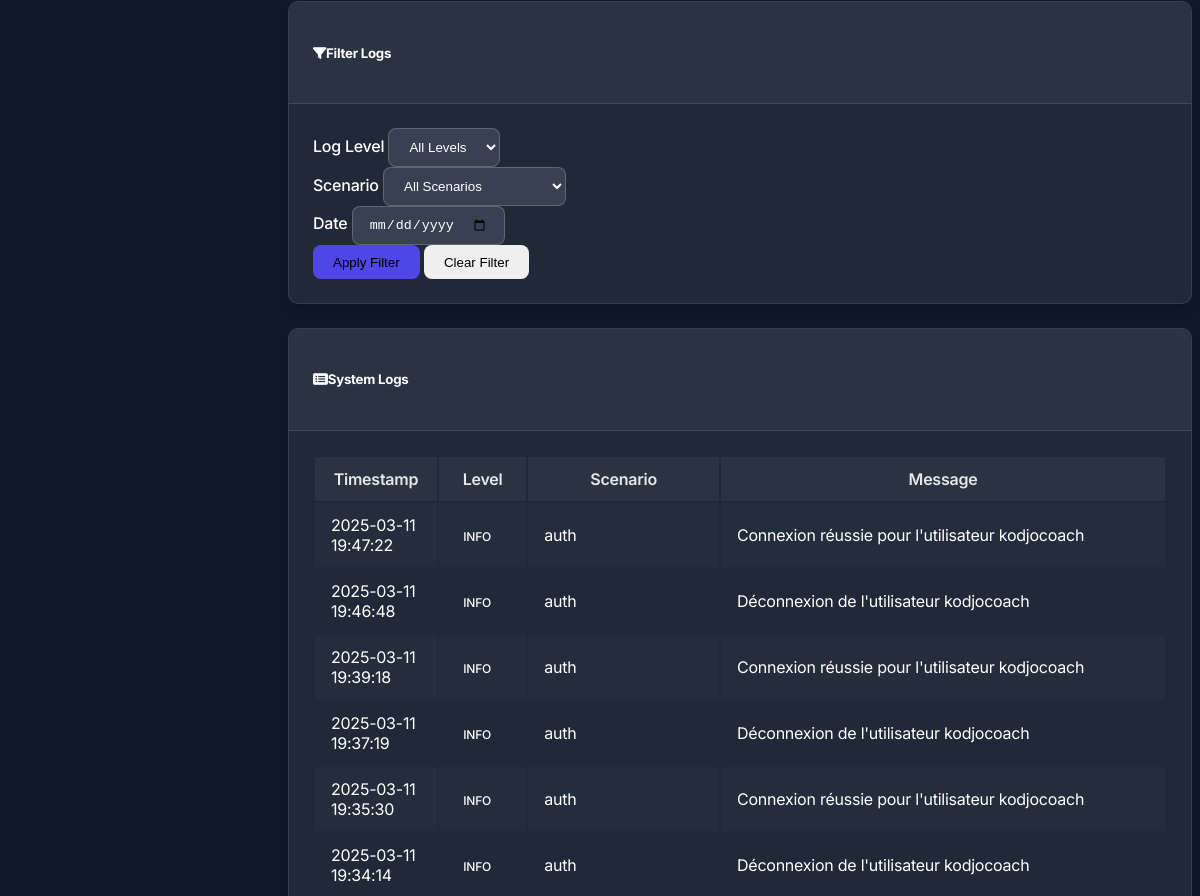
The page /logs (signed in, middle part) on the database as committed earlier.
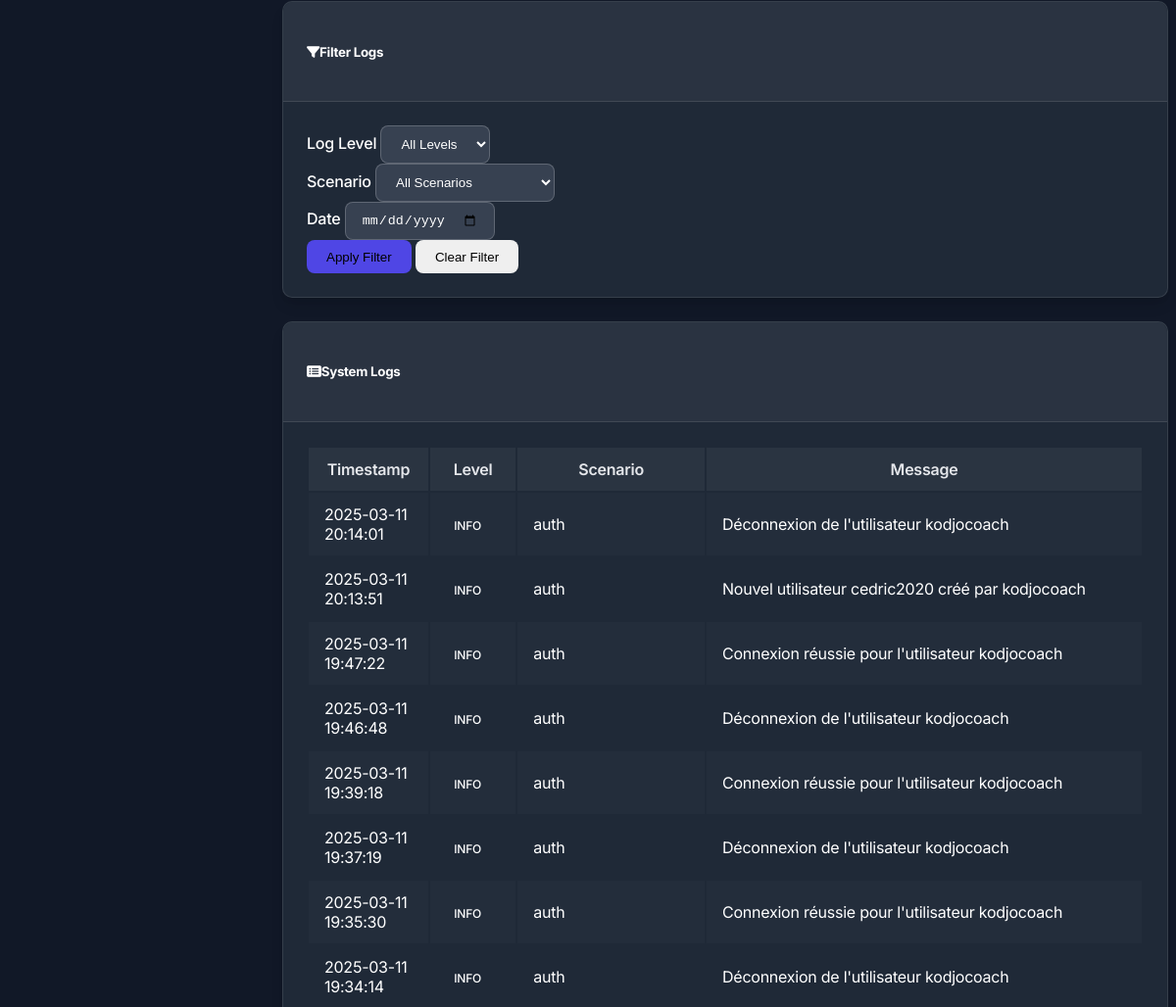
The same page on the database as committed later.
### models.py (models this page shows, shortened)
class Log(db.Model):
    id = db.Column(db.Integer, primary_key=True)
    level = db.Column(db.String(20), nullable=False)  # INFO, WARNING, ERROR
    scenario = db.Column(db.String(100), nullable=True)  # Which scenario the log is related to
    message = db.Column(db.Text, nullable=False)
    timestamp = db.Column(db.DateTime, default=datetime.utcnow)

### routes.py (the view)
    @app.route('/logs')
    @login_required
    def logs():
        all_logs = Log.query.order_by(Log.timestamp.desc()).all()
        return render_template('logs.html', logs=all_logs)

### app.py (called while the page is built)
@login_manager.user_loader
def load_user(user_id):
    from models import User
    return User.query.get(int(user_id))

### templates/logs.html (shortened to what this page needs)
{% extends 'layout.html' %}
{% block content %}
<div class="card mb-4">
    <div class="card-header bg-secondary text-white">
        <h5 class="mb-0"><i class="fas fa-filter me-2"></i>Filter Logs</h5>
    </div>
    <div class="card-body">
        <form id="filterForm" class="row g-3">
            <div class="col-md-4">
                <label for="level-filter" class="form-label">Log Level</label>
                <select id="level-filter" class="form-select">
                    <option value="all">All Levels</option>
                </select>
            </div>
            <div class="col-md-4">
                <label for="scenario-filter" class="form-label">Scenario</label>
                <select id="scenario-filter" class="form-select">
                    <option value="all">All Scenarios</option>
                </select>
            </div>
            <div class="col-md-4">
                <label for="date-filter" class="form-label">Date</label>
                <input type="date" id="date-filter" class="form-control">
            </div>
            <div class="col-12 text-end">
                <button type="button" id="apply-filter" class="btn btn-primary">Apply Filter</button>
                <button type="button" id="clear-filter" class="btn btn-secondary">Clear Filter</button>
            </div>
        </form>
    </div>
</div>
<div class="card">
    <div class="card-header bg-info text-white">
        <h5 class="mb-0"><i class="fas fa-list-alt me-2"></i>System Logs</h5>
    </div>
    <div class="card-body">
        {% if logs %}
        <div class="table-responsive">
            <table class="table table-striped table-hover" id="logs-table">
                <thead>
                    <tr>
                        <th>Timestamp</th>
                        <th>Level</th>
                        <th>Scenario</th>
                        <th>Message</th>
                    </tr>
                </thead>
                <tbody>
                    {% for log in logs %}
                    <tr class="log-row"
                        data-level="{{ log.level }}"
                        data-scenario="{{ log.scenario }}"
                        data-date="{{ log.timestamp.strftime('%Y-%m-%d') }}">
                        <td>{{ log.timestamp.strftime('%Y-%m-%d %H:%M:%S') }}</td>
                        <td>
                            {% if log.level == 'INFO' %}
                                <span class="badge bg-info text-dark">INFO</span>
                            {% elif log.level == 'WARNING' %}
                                <span class="badge bg-warning text-dark">WARNING</span>
                            {% elif log.level == 'ERROR' %}
                                <span class="badge bg-danger">ERROR</span>
                            {% endif %}
                        </td>
                        <td>{{ log.scenario or 'System' }}</td>
                        <td>{{ log.message }}</td>
                    </tr>
                    {% endfor %}
                </tbody>
            </table>
        </div>
        {% else %}
        <div class="alert alert-info">No logs available.</div>
        {% endif %}
    </div>
</div>
{% endblock %}

### templates/layout.html (shortened to what this page needs)
<!DOCTYPE html>
<html lang="en" data-bs-theme="dark">
<head>
    <link href="https://cdn.replit.com/agent/bootstrap-agent-dark-theme.min.css" rel="stylesheet">
    <link rel="stylesheet" href="https://cdnjs.cloudflare.com/ajax/libs/font-awesome/6.4.0/css/all.min.css">
    <link rel="stylesheet" href="{{ url_for('static', filename='css/custom.css') }}">
</head>
<body>
    <div class="d-flex flex-column min-vh-100">
        <div class="d-flex flex-grow-1">
            <main class="flex-grow-1 pt-4 pb-5 {% if current_user.is_authenticated %}content-with-sidebar{% endif %}">
                <div class="container-fluid px-4 pb-5">
                    {% block content %}{% endblock %}
                </div>
            </main>
        </div>
    </div>
</body>
</html>

### static/css/custom.css (style rules this page uses)
:root { --sidebar-width: 280px; --navbar-height: 60px; --card-border-radius: 10px; --btn-border-radius: 8px; --animation-duration: 0.2s; --body-bg: #111827; --body-color: #f3f4f6; --card-bg: #1f2937; --sidebar-bg: #1f2937; --border-color: rgba(255, 255, 255, 0.1); --input-bg: #374151; --input-color: #f3f4f6; --input-border: rgba(255, 255, 255, 0.1); --hover-bg: rgba(255, 255, 255, 0.05); --table-stripe-bg: rgba(255, 255, 255, 0.02); --table-hover-bg: rgba(255, 255, 255, 0.04); --progress-bg: #374151; --modal-bg: #1f2937; --dropdown-bg: #1f2937; --active-nav-bg: #4f46e5; --nav-link-color: #9ca3af; --muted-color: #9ca3af; --heading-color: #e5e7eb; --btn-link-color: #e5e7eb; }
body { min-height: 100vh; font-family: 'Inter', sans-serif; font-weight: 400; letter-spacing: -0.015em; background-color: var(--body-bg); color: var(--body-color); transition: background-color var(--animation-duration), color var(--animation-duration); }
.content-with-sidebar { margin-left: 0; }
@media (min-width: 992px) { .content-with-sidebar { margin-left: var(--sidebar-width); } }
.card { border-radius: var(--card-border-radius); border: 1px solid var(--border-color); background-color: var(--card-bg); margin-bottom: 1.5rem; box-shadow: 0 10px 15px -3px rgba(0, 0, 0, 0.1), 0 4px 6px -2px rgba(0, 0, 0, 0.05); transition: transform var(--animation-duration), box-shadow var(--animation-duration), background-color var(--animation-duration), border-color var(--animation-duration); }
.card-header { background-color: var(--hover-bg); border-bottom: 1px solid var(--border-color); border-top-left-radius: var(--card-border-radius) !important; border-top-right-radius: var(--card-border-radius) !important; padding: 1.25rem 1.5rem; font-weight: 600; transition: background-color var(--animation-duration), border-color var(--animation-duration); }
.card-body { padding: 1.5rem; }
.btn { border-radius: var(--btn-border-radius); padding: 0.6rem 1.25rem; font-weight: 500; transition: all var(--animation-duration); border: none; }
.btn-primary { background-color: #4f46e5; border-color: #4f46e5; }
.table { border-color: var(--border-color); color: var(--body-color); transition: border-color var(--animation-duration), color var(--animation-duration); }
.table th { background-color: var(--hover-bg); font-weight: 600; color: var(--heading-color); border-bottom-width: 1px; padding: 0.75rem 1rem; transition: background-color var(--animation-duration), color var(--animation-duration); }
.table td { padding: 0.75rem 1rem; border-color: var(--border-color); transition: border-color var(--animation-duration); }
.table-striped > tbody > tr:nth-of-type(odd) { background-color: var(--table-stripe-bg); transition: background-color var(--animation-duration); }
.badge { font-weight: 500; padding: 0.4em 0.7em; border-radius: 6px; font-size: 0.75rem; }
.form-control, .form-select { border-radius: 8px; padding: 0.625rem 1rem; background-color: var(--input-bg); border: 1px solid var(--input-border); color: var(--input-color); transition: border-color var(--animation-duration), box-shadow var(--animation-duration), background-color var(--animation-duration), color var(--animation-duration); }
.form-label { font-weight: 500; margin-bottom: 0.5rem; color: var(--heading-color); transition: color var(--animation-duration); }
[data-bs-theme="dark"] { --card-text-color: #ffffff; --muted-text-color: #d1d5db; --badge-text-light: #ffffff; --badge-text-dark: #ffffff; --text-color-emphasis: #ffffff; }
.card-title, .card-text, .card-body p:not(.stat-value), .card-header h5, .table, .form-label { color: var(--card-text-color) !important; }
[data-bs-theme="dark"] .text-dark { color: var(--text-color-emphasis) !important; }
[data-bs-theme="dark"] .card { color: var(--text-color-emphasis); }
[data-bs-theme="dark"] .text-white { color: var(--text-color-emphasis) !important; }
[data-bs-theme="dark"] select.form-select, [data-bs-theme="dark"] input.form-control { color: var(--text-color-emphasis) !important; border-color: rgba(255, 255, 255, 0.2); }
.badge.bg-primary, .badge.bg-success, .badge.bg-danger, .badge.bg-info { color: var(--badge-text-dark) !important; }

Rows that differ between the two databases and show on the page:
added Log: timestamp "2025-03-11 20:14:01", level "INFO", scenario "auth", message "Déconnexion de l'utilisateur kodjocoach"
added Log: timestamp "2025-03-11 20:13:51", level "INFO", scenario "auth", message "Nouvel utilisateur cedric2020 créé par kodjocoach"
